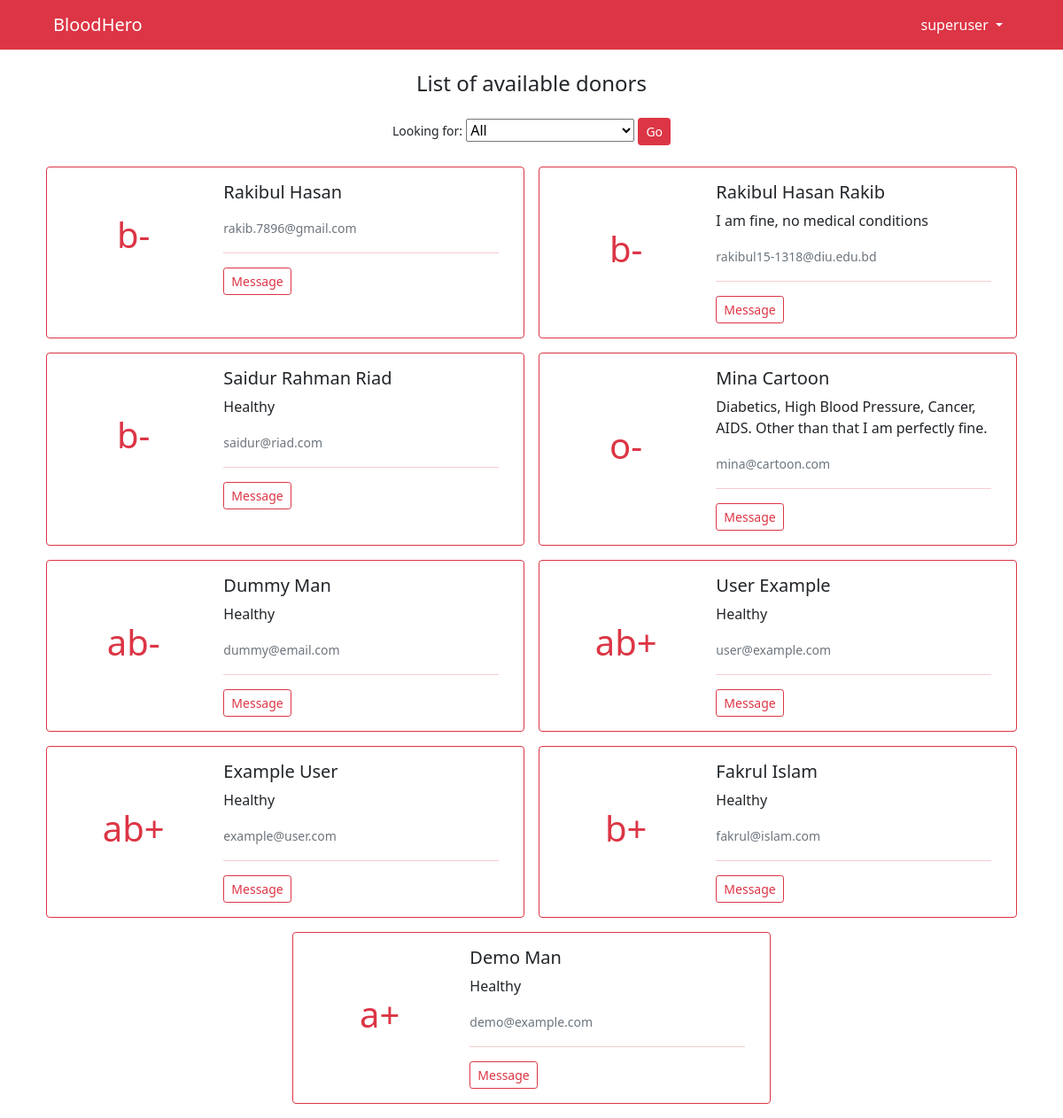
The app's page /dashboard/ (signed in) with its own data.
### donors/models.py (models this page shows, shortened)
class DonorSignup(AbstractBaseUser):
    email = models.EmailField(verbose_name='email', max_length=60, unique=True)
    username = models.CharField(max_length=30, unique=True)
    date_joined = models.DateTimeField(verbose_name='date joined', auto_now_add=True)
    last_login = models.DateTimeField(verbose_name='last login', auto_now=True)
    is_admin = models.BooleanField(default=False)
    is_active = models.BooleanField(default=True)
    is_superuser = models.BooleanField(default=False)
    is_staff = models.BooleanField(default=False)
    USERNAME_FIELD = 'email'
    REQUIRED_FIELDS = ['username']
    objects = MyDonorManager()

class Profile(models.Model):
    name = models.CharField(max_length=60)
    email = models.EmailField(max_length=60)
    age = models.PositiveIntegerField()
    gender = models.CharField(max_length=6, choices=gender_choice, default='Male')
    phone = models.CharField(max_length=20)
    blood_group = models.CharField(max_length=21, choices=blood_choices)
    info = models.TextField(max_length=400, blank=True)
    donor = models.ForeignKey(DonorSignup, on_delete=models.CASCADE)

### donors/views.py (the view)
# urls.py: path('dashboard/', dashboard, name='dashboard'),
@login_required
def dashboard(request):
    print(request.GET.get('bl_group'))
    if(request.GET.get('bl_group') == 'all'):
        data = Profile.objects.all()
    elif(request.GET.get('bl_group') is None):
        data = Profile.objects.all()
    else:
        data = Profile.objects.filter(blood_group=request.GET.get('bl_group'))
    if Profile.objects.filter(donor=request.user).exists():
        return render(request, 'navigation/dashboard.html', {'data':data})
    else:
        return redirect('profile')

### donors/templates/navigation/dashboard.html (shortened to what this page needs)
{% extends 'base.html' %}
{% block content %}
<h4 class="text-center mt-4">List of available donors</h4>
<div class="ms-auto text-center my-4">
  <form method="GET">
    <label class="small" for="bl_group">Looking for: </label>
    <select name="bl_group">
      <option value="all">All</option>
    </select>
    <button type="submit" class="btn btn-danger btn-sm">Go</button>
  </form>
</div>
<div class="mt-2 container">
  <div class="row row-cols-2 d-flex justify-content-center">
    {% for people in data %}
      {% if people.email != request.user.email %}
      <div class="card border-danger mb-3 col mx-2" style="max-width: 540px;">
        <div class="row g-0">
          <div class="col-md-4 d-flex justify-content-center align-items-center">
            <h1 class="text-danger">{{ people.blood_group }}</h1>
          </div>
          <div class="col-md-8">
            <div class="card-body">
              <h5 class="card-title">{{people.name}}</h5>
              <p class="card-text">{{ people.info }}</p>
              <p class="card-text"><small class="text-muted">{{ people.email }}</small></p>
              <hr class="bg-danger">
              <a href="{% url 'mail' people.id %}" class="btn btn-outline-danger btn-sm">Message</a>
            </div>
          </div>
        </div>
      </div>
      {% endif %}
      {% endfor %}
  </div>
</div>
{% endblock content %}

### donors/templates/base.html (shortened to what this page needs)
{% load static %}
<!doctype html>
<html lang="en">
  <head>
    <link href="https://cdn.jsdelivr.net/npm/bootstrap@5.0.0-beta1/dist/css/bootstrap.min.css" rel="stylesheet">
  </head>
  <body>
    {% if request.user.is_authenticated %}
    <nav class="navbar navbar-expand-lg navbar-dark bg-danger">
      <div class="container-fluid">
        <a class="navbar-brand ms-md-5" href="{% url 'dashboard' %}">BloodHero</a>
        <div class="collapse navbar-collapse" id="navbarSupportedContent">
          <div class="ms-auto me-md-5">
            <ul class="navbar-nav me-auto mb-2 mb-lg-0">
              <li class="nav-item dropdown">
                <a class="nav-link dropdown-toggle" style="color:white;" href="#" id="navbarDropdown" role="button" data-bs-toggle="dropdown" aria-expanded="false">
                  {{ request.user.username }}
                </a>
              </li>
            </ul>
          </div>
        </div>
      </div>
    </nav>
    {% endif %}
    {% block content %}
    {% endblock content %}
  </body>
</html>

### records on screen
DonorSignup: user.username "superuser"
Profile: blood_group "b-", name "Rakibul Hasan", email "rakib.7896@gmail.com"
Profile: blood_group "b-", name "Rakibul Hasan Rakib", info "I am fine, no medical conditions", email "rakibul15-1318@diu.edu.bd"
Profile: blood_group "b-", name "Saidur Rahman Riad", info "Healthy", email "saidur@riad.com"
Profile: blood_group "o-", name "Mina Cartoon", info "Diabetics, High Blood Pressure, Cancer, AIDS. Other than that I am perfectly fine.", email "mina@cartoon.com"
Profile: blood_group "ab-", name "Dummy Man", info "Healthy", email "dummy@email.com"
Profile: blood_group "ab+", name "User Example", info "Healthy", email "user@example.com"
Profile: blood_group "ab+", name "Example User", info "Healthy", email "example@user.com"
Profile: blood_group "b+", name "Fakrul Islam", info "Healthy", email "fakrul@islam.com"
Profile: blood_group "a+", name "Demo Man", info "Healthy", email "demo@example.com"
